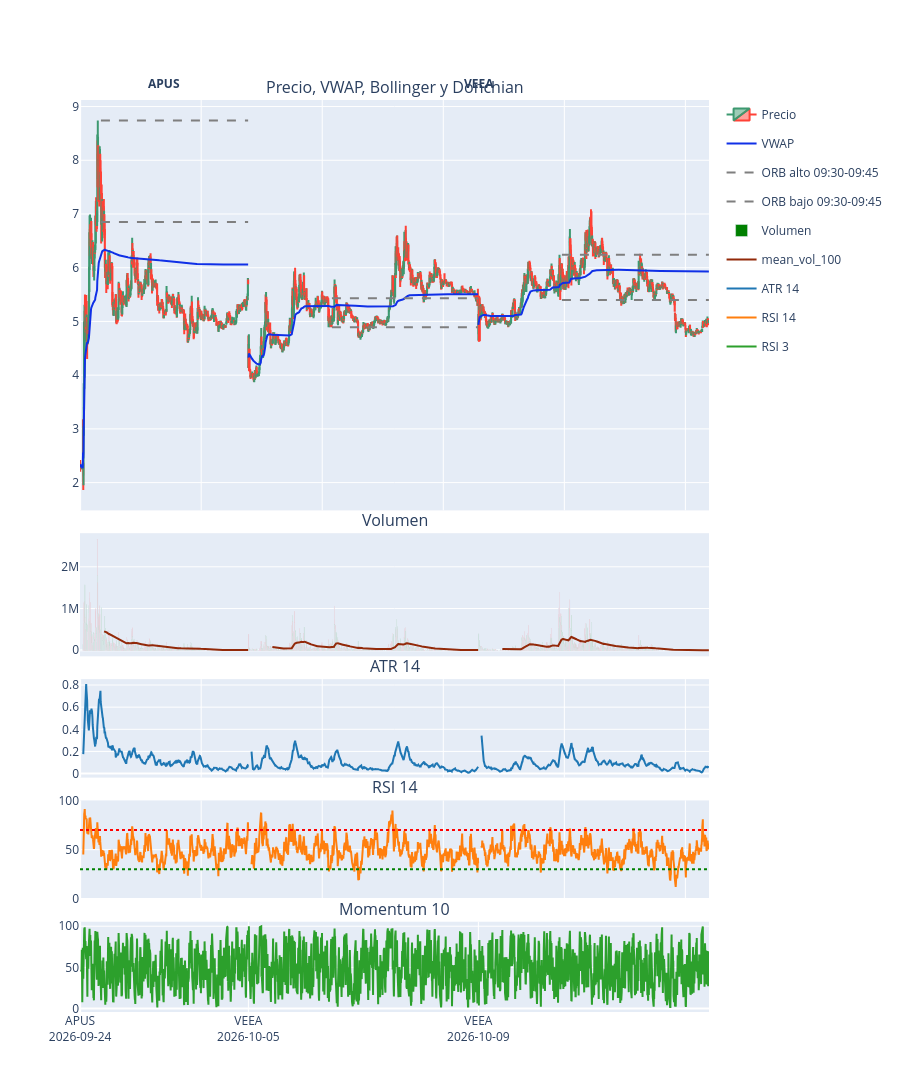

The cell this chart's notebook holds for it:
### Code cell
import plotly.graph_objects as go
from plotly.subplots import make_subplots
from IPython.display import HTML, display


GROUPS = ["ticker", "trading_day"]

plot_df = (
    df_to_plot
    .sort(["ticker", "datetime"])
    .with_row_index("plot_x")
)


def add_segmented_line(fig, frame, column, name, row, color, dash="solid", width=1):
    """Añade una línea sin conectar distintos tickers ni días."""
    show_legend = True

    for segment in frame.partition_by(GROUPS, maintain_order=True):
        valid_segment = segment.drop_nulls(column)

        if valid_segment.height == 0:
            continue

        fig.add_trace(
            go.Scatter(
                x=valid_segment["plot_x"].to_list(),
                y=valid_segment[column].to_list(),
                mode="lines",
                name=name,
                legendgroup=name,
                showlegend=show_legend,
                line={"color": color, "dash": dash, "width": width},
            ),
            row=row,
            col=1,
        )

        show_legend = False


volume_colors = [
    "red" if close > open_price
    else "green" if close < open_price
    else "gray"
    for open_price, close in zip(
        plot_df["open"].to_list(),
        plot_df["close"].to_list(),
    )
]

fig = make_subplots(
    rows=5,
    cols=1,
    shared_xaxes=True,
    vertical_spacing=0.025,
    row_heights=[0.50, 0.15, 0.12, 0.12, 0.11],
    subplot_titles=(
        "Precio, VWAP, Bollinger y Donchian",
        "Volumen",
        "ATR 14",
        "RSI 14",
        "Momentum 10",
    ),
)

fig.add_trace(
    go.Candlestick(
        x=plot_df["plot_x"].to_list(),
        open=plot_df["open"].to_list(),
        high=plot_df["high"].to_list(),
        low=plot_df["low"].to_list(),
        close=plot_df["close"].to_list(),
        name="Precio",
    ),
    row=1,
    col=1,
)

# Precio
add_segmented_line(fig, plot_df, "vwap_daily", "VWAP", 1,  "#1030e7", width=2)
add_segmented_line(
    fig, plot_df, "orb_high_15m", "ORB alto 09:30-09:45", 1, "#7f7f7f", "dash", width=2
)
add_segmented_line(
    fig, plot_df, "orb_low_15m", "ORB bajo 09:30-09:45", 1, "#7f7f7f", "dash", width=2
)

# Bandas de Bollinger
# add_segmented_line(fig, plot_df, "bb_upper_20", "BB superior", 1, "#7f7f7f", "dot")
# add_segmented_line(fig, plot_df, "bb_middle_20", "BB media", 1, "#7f7f7f")
# add_segmented_line(fig, plot_df, "bb_lower_20", "BB inferior", 1, "#7f7f7f", "dot")

# # Canales de Donchian
# add_segmented_line(
#     fig, plot_df, "donchian_upper_20", "Donchian superior", 1, "#9467bd", "dash"
# )
# # add_segmented_line(
# #     fig, plot_df, "donchian_middle_20", "Donchian medio", 1, "#9467bd", "dot"
# # )
# add_segmented_line(
#     fig, plot_df, "donchian_lower_20", "Donchian inferior", 1, "#9467bd", "dash"
# )
# add_segmented_line(
#     fig, plot_df, "ema_50", "ema 50", 1, "#1dc0dd", "solid"
# )
# add_segmented_line(
#     fig, plot_df, "ema_10", "ema 10", 1, "#ca4095", "solid"
# )

# Volumen: vela alcista rojo, vela bajista verde
fig.add_trace(
    go.Bar(
        x=plot_df["plot_x"].to_list(),
        y=plot_df["volume"].to_list(),
        marker_color=volume_colors,
        name="Volumen",
    ),
    row=2,
    col=1,
)
#agrego la linea de media y mediana volumen
# add_segmented_line(fig, plot_df, "mean_vol_100", "mean_vol_100", 2, "#922909", width=2)
add_segmented_line(fig, plot_df, "ema_vol_100", "mean_vol_100", 2, "#922909", width=2)
# add_segmented_line(fig, plot_df, "median_vol_100", "median_vol_100", 2, "#b89112", width=2)



# Indicadores inferiores
add_segmented_line(fig, plot_df, "atr_14", "ATR 14", 3, "#1f77b4", width=2)
add_segmented_line(fig, plot_df, "rsi_14", "RSI 14", 4, "#ff7f0e", width=2)
add_segmented_line(fig, plot_df, "rsi_3", "RSI 3", 5, "#2ca02c", width=2)
# add_segmented_line(fig, plot_df, "vortex_plus_14", "Vortex 14 plus", 5, "#2ca02c", width=2)
# add_segmented_line(fig, plot_df, "vortex_minus_14", "Vortex 14 minus", 5, "#96280c", width=2)

fig.add_hline(y=70, row=4, col=1, line_dash="dot", line_color="red")
fig.add_hline(y=30, row=4, col=1, line_dash="dot", line_color="green")
fig.update_yaxes(range=[0, 100], row=4, col=1)

# Una marca de eje por inicio de cada día y ticker.
day_starts = (
    plot_df
    .group_by(GROUPS, maintain_order=True)
    .agg(pl.col("plot_x").min().alias("plot_x"))
    .sort("plot_x")
)

fig.update_xaxes(
    tickmode="array",
    tickvals=day_starts["plot_x"].to_list(),
    ticktext=[
        f"{row['ticker']}<br>{row['trading_day']}"
        for row in day_starts.to_dicts()
    ],
    row=5,
    col=1,
)

# Etiqueta centrada sobre cada tramo de ticker.
ticker_ranges = (
    plot_df
    .group_by("ticker", maintain_order=True)
    .agg(
        pl.col("plot_x").min().alias("start"),
        pl.col("plot_x").max().alias("end"),
    )
)

for ticker_range in ticker_ranges.to_dicts():
    fig.add_annotation(
        x=(ticker_range["start"] + ticker_range["end"]) / 2,
        y=1.03,
        xref="x",
        yref="paper",
        text=f"<b>{ticker_range['ticker']}</b>",
        showarrow=False,
    )

# fig.update_xaxes(
#     showspikes=True,
#     spikesnap="cursor",
#     spikemode="across",
#     spikecolor="#808080",
#     spikethickness=1,
# )

fig.update_layout(
    xaxis_rangeslider_visible=False,
    # hovermode="x",
    hoversubplots="axis",
    height=1_300,
    spikedistance=-1,
)

fig.show()

### Figure 1 — Plotly figure (JSON) as saved in the notebook; plotly's stock layout.template omitted (floating-point values rounded to 4 significant figures; data arrays with more than 128 entries replaced by an {"elided": "..."} marker saying what was removed)
{"data": [{"close": {"elided": "2598 float values"}, "high": {"elided": "2598 float values"}, "low": {"elided": "2598 float values"}, "name": "Precio", "open": {"elided": "2598 float values"}, "type": "candlestick", "x": {"elided": "2598 int values"}, "xaxis": "x", "yaxis": "y"}, {"legendgroup": "VWAP", "line": {"color": "#1030e7", "dash": "solid", "width": 2}, "mode": "lines", "name": "VWAP", "showlegend": true, "type": "scatter", "x": {"elided": "695 int values"}, "xaxis": "x", "y": {"elided": "695 float values"}, "yaxis": "y"}, {"legendgroup": "VWAP", "line": {"color": "#1030e7", "dash": "solid", "width": 2}, "mode": "lines", "name": "VWAP", "showlegend": false, "type": "scatter", "x": {"elided": "950 int values"}, "xaxis": "x", "y": {"elided": "950 float values"}, "yaxis": "y"}, {"legendgroup": "VWAP", "line": {"color": "#1030e7", "dash": "solid", "width": 2}, "mode": "lines", "name": "VWAP", "showlegend": false, "type": "scatter", "x": {"elided": "953 int values"}, "xaxis": "x", "y": {"elided": "953 float values"}, "yaxis": "y"}, {"legendgroup": "ORB alto 09:30-09:45", "line": {"color": "#7f7f7f", "dash": "dash", "width": 2}, "mode": "lines", "name": "ORB alto 09:30-09:45", "showlegend": true, "type": "scatter", "x": {"elided": "609 int values"}, "xaxis": "x", "y": {"elided": "609 float values"}, "yaxis": "y"}, {"legendgroup": "ORB alto 09:30-09:45", "line": {"color": "#7f7f7f", "dash": "dash", "width": 2}, "mode": "lines", "name": "ORB alto 09:30-09:45", "showlegend": false, "type": "scatter", "x": {"elided": "605 int values"}, "xaxis": "x", "y": {"elided": "605 float values"}, "yaxis": "y"}, {"legendgroup": "ORB alto 09:30-09:45", "line": {"color": "#7f7f7f", "dash": "dash", "width": 2}, "mode": "lines", "name": "ORB alto 09:30-09:45", "showlegend": false, "type": "scatter", "x": {"elided": "608 int values"}, "xaxis": "x", "y": {"elided": "608 float values"}, "yaxis": "y"}, {"legendgroup": "ORB bajo 09:30-09:45", "line": {"color": "#7f7f7f", "dash": "dash", "width": 2}, "mode": "lines", "name": "ORB bajo 09:30-09:45", "showlegend": true, "type": "scatter", "x": {"elided": "609 int values"}, "xaxis": "x", "y": {"elided": "609 float values"}, "yaxis": "y"}, {"legendgroup": "ORB bajo 09:30-09:45", "line": {"color": "#7f7f7f", "dash": "dash", "width": 2}, "mode": "lines", "name": "ORB bajo 09:30-09:45", "showlegend": false, "type": "scatter", "x": {"elided": "605 int values"}, "xaxis": "x", "y": {"elided": "605 float values"}, "yaxis": "y"}, {"legendgroup": "ORB bajo 09:30-09:45", "line": {"color": "#7f7f7f", "dash": "dash", "width": 2}, "mode": "lines", "name": "ORB bajo 09:30-09:45", "showlegend": false, "type": "scatter", "x": {"elided": "608 int values"}, "xaxis": "x", "y": {"elided": "608 float values"}, "yaxis": "y"}, {"marker": {"color": {"elided": "2598 str values"}}, "name": "Volumen", "type": "bar", "x": {"elided": "2598 int values"}, "xaxis": "x2", "y": {"elided": "2598 int values"}, "yaxis": "y2"}, {"legendgroup": "mean_vol_100", "line": {"color": "#922909", "dash": "solid", "width": 2}, "mode": "lines", "name": "mean_vol_100", "showlegend": true, "type": "scatter", "x": {"elided": "596 int values"}, "xaxis": "x2", "y": {"elided": "596 float values"}, "yaxis": "y2"}, {"legendgroup": "mean_vol_100", "line": {"color": "#922909", "dash": "solid", "width": 2}, "mode": "lines", "name": "mean_vol_100", "showlegend": false, "type": "scatter", "x": {"elided": "851 int values"}, "xaxis": "x2", "y": {"elided": "851 float values"}, "yaxis": "y2"}, {"legendgroup": "mean_vol_100", "line": {"color": "#922909", "dash": "solid", "width": 2}, "mode": "lines", "name": "mean_vol_100", "showlegend": false, "type": "scatter", "x": {"elided": "854 int values"}, "xaxis": "x2", "y": {"elided": "854 float values"}, "yaxis": "y2"}, {"legendgroup": "ATR 14", "line": {"color": "#1f77b4", "dash": "solid", "width": 2}, "mode": "lines", "name": "ATR 14", "showlegend": true, "type": "scatter", "x": {"elided": "682 int values"}, "xaxis": "x3", "y": {"elided": "682 float values"}, "yaxis": "y3"}, {"legendgroup": "ATR 14", "line": {"color": "#1f77b4", "dash": "solid", "width": 2}, "mode": "lines", "name": "ATR 14", "showlegend": false, "type": "scatter", "x": {"elided": "937 int values"}, "xaxis": "x3", "y": {"elided": "937 float values"}, "yaxis": "y3"}, {"legendgroup": "ATR 14", "line": {"color": "#1f77b4", "dash": "solid", "width": 2}, "mode": "lines", "name": "ATR 14", "showlegend": false, "type": "scatter", "x": {"elided": "940 int values"}, "xaxis": "x3", "y": {"elided": "940 float values"}, "yaxis": "y3"}, {"legendgroup": "RSI 14", "line": {"color": "#ff7f0e", "dash": "solid", "width": 2}, "mode": "lines", "name": "RSI 14", "showlegend": true, "type": "scatter", "x": {"elided": "682 int values"}, "xaxis": "x4", "y": {"elided": "682 float values"}, "yaxis": "y4"}, {"legendgroup": "RSI 14", "line": {"color": "#ff7f0e", "dash": "solid", "width": 2}, "mode": "lines", "name": "RSI 14", "showlegend": false, "type": "scatter", "x": {"elided": "937 int values"}, "xaxis": "x4", "y": {"elided": "937 float values"}, "yaxis": "y4"}, {"legendgroup": "RSI 14", "line": {"color": "#ff7f0e", "dash": "solid", "width": 2}, "mode": "lines", "name": "RSI 14", "showlegend": false, "type": "scatter", "x": {"elided": "940 int values"}, "xaxis": "x4", "y": {"elided": "940 float values"}, "yaxis": "y4"}, {"legendgroup": "RSI 3", "line": {"color": "#2ca02c", "dash": "solid", "width": 2}, "mode": "lines", "name": "RSI 3", "showlegend": true, "type": "scatter", "x": {"elided": "693 int values"}, "xaxis": "x5", "y": {"elided": "693 float values"}, "yaxis": "y5"}, {"legendgroup": "RSI 3", "line": {"color": "#2ca02c", "dash": "solid", "width": 2}, "mode": "lines", "name": "RSI 3", "showlegend": false, "type": "scatter", "x": {"elided": "948 int values"}, "xaxis": "x5", "y": {"elided": "948 float values"}, "yaxis": "y5"}, {"legendgroup": "RSI 3", "line": {"color": "#2ca02c", "dash": "solid", "width": 2}, "mode": "lines", "name": "RSI 3", "showlegend": false, "type": "scatter", "x": {"elided": "951 int values"}, "xaxis": "x5", "y": {"elided": "951 float values"}, "yaxis": "y5"}], "layout": {"annotations": [{"font": {"size": 16}, "showarrow": false, "text": "Precio, VWAP, Bollinger y Donchian", "x": 0.5, "xanchor": "center", "xref": "paper", "y": 1, "yanchor": "bottom", "yref": "paper"}, {"font": {"size": 16}, "showarrow": false, "text": "Volumen", "x": 0.5, "xanchor": "center", "xref": "paper", "y": 0.525, "yanchor": "bottom", "yref": "paper"}, {"font": {"size": 16}, "showarrow": false, "text": "ATR 14", "x": 0.5, "xanchor": "center", "xref": "paper", "y": 0.365, "yanchor": "bottom", "yref": "paper"}, {"font": {"size": 16}, "showarrow": false, "text": "RSI 14", "x": 0.5, "xanchor": "center", "xref": "paper", "y": 0.232, "yanchor": "bottom", "yref": "paper"}, {"font": {"size": 16}, "showarrow": false, "text": "Momentum 10", "x": 0.5, "xanchor": "center", "xref": "paper", "y": 0.099, "yanchor": "bottom", "yref": "paper"}, {"showarrow": false, "text": "<b>APUS</b>", "x": 347, "xref": "x", "y": 1.03, "yref": "paper"}, {"showarrow": false, "text": "<b>VEEA</b>", "x": 1646, "xref": "x", "y": 1.03, "yref": "paper"}], "height": 1300, "hoversubplots": "axis", "shapes": [{"line": {"color": "red", "dash": "dot"}, "type": "line", "x0": 0, "x1": 1, "xref": "x4 domain", "y0": 70, "y1": 70, "yref": "y4"}, {"line": {"color": "green", "dash": "dot"}, "type": "line", "x0": 0, "x1": 1, "xref": "x4 domain", "y0": 30, "y1": 30, "yref": "y4"}], "spikedistance": -1, "xaxis": {"anchor": "y", "domain": [0, 1], "matches": "x5", "rangeslider": {"visible": false}, "showticklabels": false}, "xaxis2": {"anchor": "y2", "domain": [0, 1], "matches": "x5", "showticklabels": false}, "xaxis3": {"anchor": "y3", "domain": [0, 1], "matches": "x5", "showticklabels": false}, "xaxis4": {"anchor": "y4", "domain": [0, 1], "matches": "x5", "showticklabels": false}, "xaxis5": {"anchor": "y5", "domain": [0, 1], "tickmode": "array", "ticktext": ["APUS<br>2026-09-24", "VEEA<br>2026-10-05", "VEEA<br>2026-10-09"], "tickvals": [0, 695, 1645]}, "yaxis": {"anchor": "x", "domain": [0.55, 1]}, "yaxis2": {"anchor": "x2", "domain": [0.39, 0.525]}, "yaxis3": {"anchor": "x3", "domain": [0.257, 0.365]}, "yaxis4": {"anchor": "x4", "domain": [0.124, 0.232], "range": [0, 100]}, "yaxis5": {"anchor": "x5", "domain": [0, 0.099]}}}
